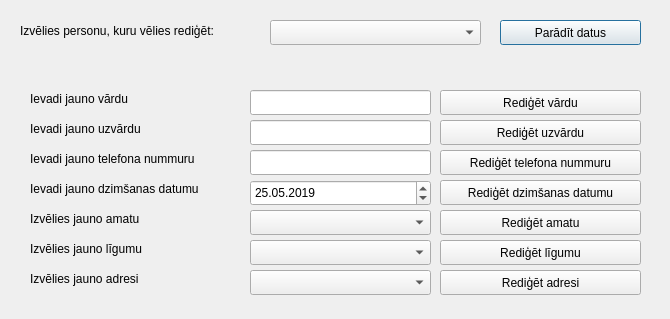
<?xml version="1.0" encoding="UTF-8"?>
<ui version="4.0">
 <class>rediget</class>
 <widget class="QDialog" name="rediget">
  <property name="geometry">
   <rect>
    <x>0</x>
    <y>0</y>
    <width>670</width>
    <height>319</height>
   </rect>
  </property>
  <property name="windowTitle">
   <string>Rediģēt personu un tās kontaktinformāciju</string>
  </property>
  <widget class="QPushButton" name="pushButton">
   <property name="geometry">
    <rect>
     <x>500</x>
     <y>20</y>
     <width>141</width>
     <height>25</height>
    </rect>
   </property>
   <property name="text">
    <string>Parādīt datus</string>
   </property>
  </widget>
  <widget class="QSpinBox" name="spinBox">
   <property name="geometry">
    <rect>
     <x>390</x>
     <y>680</y>
     <width>48</width>
     <height>26</height>
    </rect>
   </property>
  </widget>
  <widget class="QLabel" name="label">
   <property name="geometry">
    <rect>
     <x>20</x>
     <y>20</y>
     <width>261</width>
     <height>21</height>
    </rect>
   </property>
   <property name="text">
    <string>Izvēlies personu, kuru vēlies rediģēt:</string>
   </property>
  </widget>
  <widget class="QLabel" name="vards">
   <property name="geometry">
    <rect>
     <x>180</x>
     <y>650</y>
     <width>131</width>
     <height>17</height>
    </rect>
   </property>
   <property name="autoFillBackground">
    <bool>true</bool>
   </property>
   <property name="text">
    <string/>
   </property>
  </widget>
  <widget class="QLabel" name="Uzvards">
   <property name="geometry">
    <rect>
     <x>180</x>
     <y>690</y>
     <width>141</width>
     <height>17</height>
    </rect>
   </property>
   <property name="autoFillBackground">
    <bool>true</bool>
   </property>
   <property name="text">
    <string/>
   </property>
  </widget>
  <widget class="QLabel" name="label_2">
   <property name="geometry">
    <rect>
     <x>70</x>
     <y>650</y>
     <width>67</width>
     <height>17</height>
    </rect>
   </property>
   <property name="text">
    <string>Vārds</string>
   </property>
  </widget>
  <widget class="QLabel" name="label_3">
   <property name="geometry">
    <rect>
     <x>70</x>
     <y>690</y>
     <width>67</width>
     <height>17</height>
    </rect>
   </property>
   <property name="text">
    <string>Uzvārds</string>
   </property>
  </widget>
  <widget class="QLabel" name="label_4">
   <property name="geometry">
    <rect>
     <x>30</x>
     <y>90</y>
     <width>151</width>
     <height>17</height>
    </rect>
   </property>
   <property name="text">
    <string>Ievadi jauno vārdu</string>
   </property>
  </widget>
  <widget class="QLabel" name="label_5">
   <property name="geometry">
    <rect>
     <x>30</x>
     <y>120</y>
     <width>141</width>
     <height>17</height>
    </rect>
   </property>
   <property name="text">
    <string>Ievadi jauno uzvārdu</string>
   </property>
  </widget>
  <widget class="QPushButton" name="red_vardu">
   <property name="geometry">
    <rect>
     <x>440</x>
     <y>90</y>
     <width>201</width>
     <height>25</height>
    </rect>
   </property>
   <property name="text">
    <string>Rediģēt vārdu</string>
   </property>
  </widget>
  <widget class="QLineEdit" name="vards_2">
   <property name="geometry">
    <rect>
     <x>250</x>
     <y>90</y>
     <width>181</width>
     <height>25</height>
    </rect>
   </property>
   <property name="maxLength">
    <number>20</number>
   </property>
  </widget>
  <widget class="QLineEdit" name="uzvards">
   <property name="geometry">
    <rect>
     <x>250</x>
     <y>120</y>
     <width>181</width>
     <height>25</height>
    </rect>
   </property>
   <property name="maxLength">
    <number>20</number>
   </property>
  </widget>
  <widget class="QComboBox" name="paraditpersonas">
   <property name="geometry">
    <rect>
     <x>270</x>
     <y>20</y>
     <width>211</width>
     <height>25</height>
    </rect>
   </property>
  </widget>
  <widget class="QLineEdit" name="tel_nr">
   <property name="geometry">
    <rect>
     <x>250</x>
     <y>150</y>
     <width>181</width>
     <height>25</height>
    </rect>
   </property>
   <property name="text">
    <string/>
   </property>
   <property name="maxLength">
    <number>12</number>
   </property>
  </widget>
  <widget class="QLabel" name="label_6">
   <property name="geometry">
    <rect>
     <x>30</x>
     <y>150</y>
     <width>221</width>
     <height>17</height>
    </rect>
   </property>
   <property name="text">
    <string>Ievadi jauno telefona nummuru</string>
   </property>
  </widget>
  <widget class="QLabel" name="label_7">
   <property name="geometry">
    <rect>
     <x>30</x>
     <y>180</y>
     <width>221</width>
     <height>17</height>
    </rect>
   </property>
   <property name="text">
    <string>Ievadi jauno dzimšanas datumu</string>
   </property>
  </widget>
  <widget class="QDateEdit" name="dz_dat">
   <property name="geometry">
    <rect>
     <x>250</x>
     <y>180</y>
     <width>181</width>
     <height>26</height>
    </rect>
   </property>
   <property name="dateTime">
    <datetime>
     <hour>0</hour>
     <minute>0</minute>
     <second>0</second>
     <year>2019</year>
     <month>5</month>
     <day>25</day>
    </datetime>
   </property>
   <property name="displayFormat">
    <string>dd.MM.yyyy</string>
   </property>
  </widget>
  <widget class="QLabel" name="label_8">
   <property name="geometry">
    <rect>
     <x>30</x>
     <y>240</y>
     <width>221</width>
     <height>17</height>
    </rect>
   </property>
   <property name="text">
    <string>Izvēlies jauno līgumu</string>
   </property>
  </widget>
  <widget class="QLabel" name="label_9">
   <property name="geometry">
    <rect>
     <x>30</x>
     <y>210</y>
     <width>141</width>
     <height>17</height>
    </rect>
   </property>
   <property name="text">
    <string>Izvēlies jauno amatu</string>
   </property>
  </widget>
  <widget class="QComboBox" name="amats">
   <property name="geometry">
    <rect>
     <x>250</x>
     <y>210</y>
     <width>181</width>
     <height>25</height>
    </rect>
   </property>
  </widget>
  <widget class="QComboBox" name="lig">
   <property name="geometry">
    <rect>
     <x>250</x>
     <y>240</y>
     <width>181</width>
     <height>25</height>
    </rect>
   </property>
  </widget>
  <widget class="QComboBox" name="adrese">
   <property name="geometry">
    <rect>
     <x>250</x>
     <y>270</y>
     <width>181</width>
     <height>25</height>
    </rect>
   </property>
  </widget>
  <widget class="QLabel" name="label_10">
   <property name="geometry">
    <rect>
     <x>30</x>
     <y>270</y>
     <width>221</width>
     <height>17</height>
    </rect>
   </property>
   <property name="text">
    <string>Izvēlies jauno adresi</string>
   </property>
  </widget>
  <widget class="QPushButton" name="rediget_uzvardu">
   <property name="geometry">
    <rect>
     <x>440</x>
     <y>120</y>
     <width>201</width>
     <height>25</height>
    </rect>
   </property>
   <property name="text">
    <string>Rediģēt uzvārdu</string>
   </property>
  </widget>
  <widget class="QPushButton" name="rediget_telefona_nummuru">
   <property name="geometry">
    <rect>
     <x>440</x>
     <y>150</y>
     <width>201</width>
     <height>25</height>
    </rect>
   </property>
   <property name="text">
    <string>Rediģēt telefona nummuru</string>
   </property>
  </widget>
  <widget class="QPushButton" name="rediget_dzimsanas_datumu">
   <property name="geometry">
    <rect>
     <x>440</x>
     <y>180</y>
     <width>201</width>
     <height>25</height>
    </rect>
   </property>
   <property name="text">
    <string>Rediģēt dzimšanas datumu</string>
   </property>
  </widget>
  <widget class="QPushButton" name="rediget_amatu">
   <property name="geometry">
    <rect>
     <x>440</x>
     <y>210</y>
     <width>201</width>
     <height>25</height>
    </rect>
   </property>
   <property name="text">
    <string>Rediģēt amatu</string>
   </property>
  </widget>
  <widget class="QPushButton" name="rediget_ligumu">
   <property name="geometry">
    <rect>
     <x>440</x>
     <y>240</y>
     <width>201</width>
     <height>25</height>
    </rect>
   </property>
   <property name="text">
    <string>Rediģēt līgumu</string>
   </property>
  </widget>
  <widget class="QPushButton" name="rediget_adresi">
   <property name="geometry">
    <rect>
     <x>440</x>
     <y>270</y>
     <width>201</width>
     <height>25</height>
    </rect>
   </property>
   <property name="text">
    <string>Rediģēt adresi</string>
   </property>
  </widget>
 </widget>
 <resources/>
 <connections/>
</ui>
